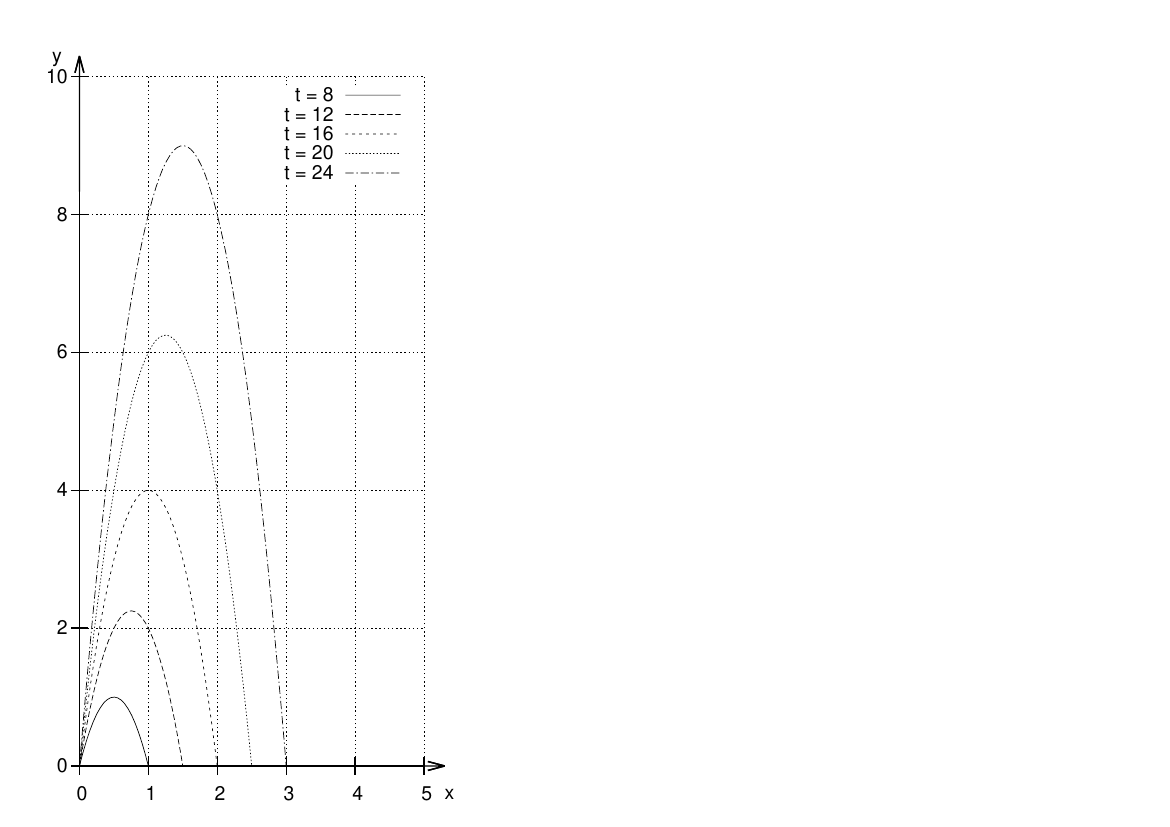

Recreate this plot in gnuplot.
datei = "graph_4"
x_min=0
x_max=5
y_min=0
y_max=10
set size ratio -1 #positive Zahl: Verhältnis der Achsenlängen,
                  #neg:Verhältnis der Achsenskalierung

set output datei.".ps"

set style line 1 lt -1
set style line 2 lt 2

unset border

set terminal postscript enhanced 
set xrange [x_min:x_max]
set yrange [y_min:y_max]

set xzeroaxis linestyle 1 
set yzeroaxis linestyle 1 
set grid
set label  "y"  at first -0.4,y_max+0.3
set label  "x" at first x_max+0.3,-0.4 
#set key at 35,24000
set xtics axis #scale 0.5 10
set ytics axis #scale 0.5 5000

set arrow from 5.0/6.0* x_max,0 to x_max +.3,0
set arrow from 0,5.0/6.0* y_max to 0, y_max +.3



set lmargin at screen 0.01;
set rmargin at screen 0.4;
set bmargin at screen 0.005;
set tmargin at screen 0.99;


f(x)=-4.0*x**2 +a*x/2.0
plot for [a=8:24:4] f(x)  title sprintf("t = %d",a);

system sprintf("ps2pdf %s.ps %s.pdf && rm %s.ps",datei, datei, datei)
